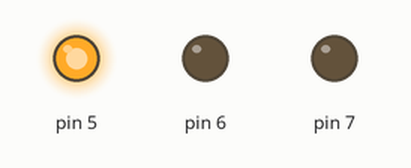
Recording of a sketch running on a simulated Arduino Uno, built with avr-gcc and run on an emulated ATmega328P. Shown: output pins drawn as LEDs (lit = HIGH).

Above: at 0.5 s.
At 1.5 s:
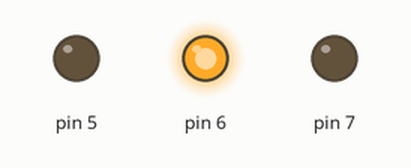
At 5.5 s:
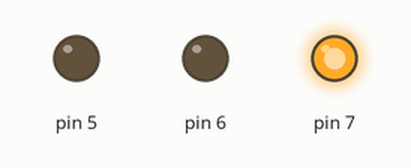
Timing chart, 0 to 6.9 s (numbered marks = the images above):
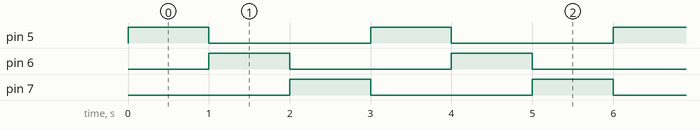

Measured:
- by itself, pin 5–7: alternates HIGH for 1.0 s and LOW for 2.0 s

The sketch:

Farol.ino
```cpp
void __ardublockDigitalWrite(int pinNumber, boolean status)
{
  pinMode(pinNumber, OUTPUT);
  digitalWrite(pinNumber, status);
}


void setup()
{
}

void loop()
{
  __ardublockDigitalWrite(5, HIGH);
  delay( 1000 );
  __ardublockDigitalWrite(5, LOW);
  __ardublockDigitalWrite(6, HIGH);
  delay( 1000 );
  __ardublockDigitalWrite(6, LOW);
  __ardublockDigitalWrite(7, HIGH);
  delay( 1000 );
  __ardublockDigitalWrite(7, LOW);
}
```
